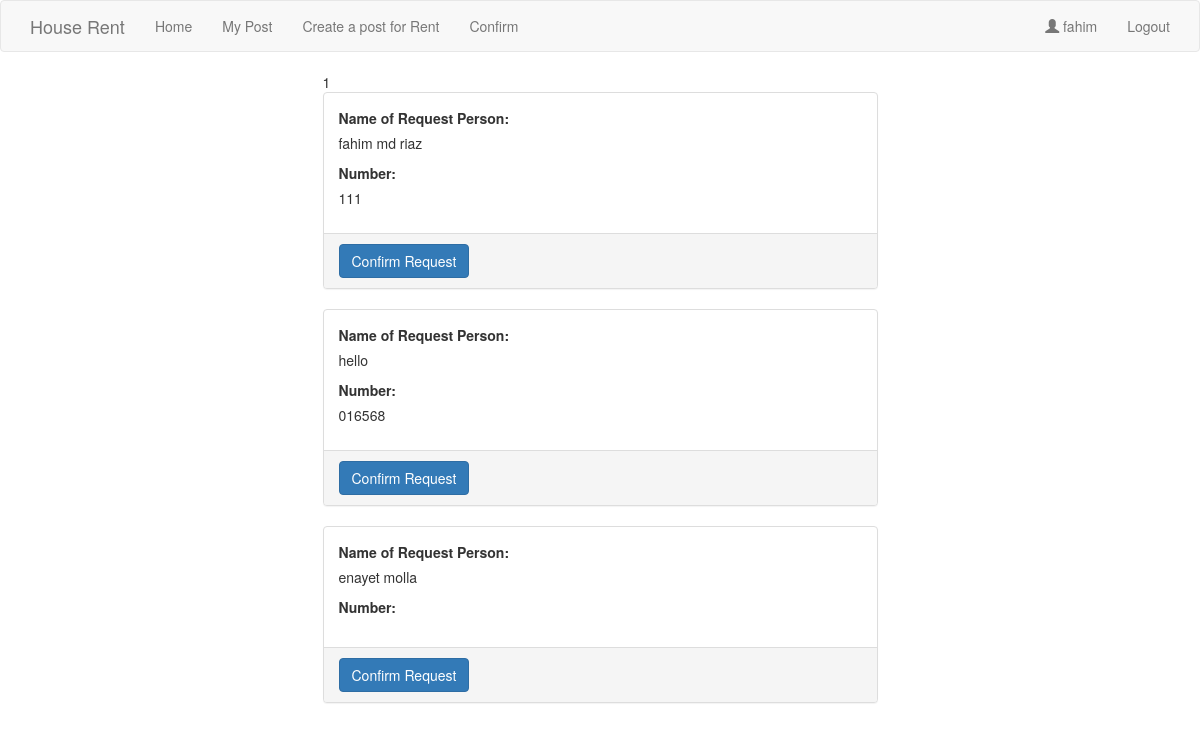
The page /offer.php?id=1 (signed in) on the database its author committed.
### tables this page shows
CREATE TABLE `user` (
  `id` int(11) NOT NULL,
  `user_name` varchar(250) NOT NULL,
  `pass` varchar(250) NOT NULL,
  `email` varchar(300) NOT NULL,
  `name` varchar(300) NOT NULL,
  `mobile` varchar(100) NOT NULL
);

CREATE TABLE `offer_confirmed` (
  `id` int(11) NOT NULL,
  `user_id` int(11) NOT NULL,
  `post_id` int(11) NOT NULL,
  `confirm` tinyint(1) NOT NULL
);

### offer.php (the view, shortened to what this page needs)
<?php
include 'partials/main_head.php'
?>
<?php
include "partials/main_head_middle.php";
?>
<?php
include 'partials/navigation.php'
?>
<div class="container">
    <div class="row">
        <div class="col-md-6 col-md-offset-3">
<?php
    if (isset($_GET['id'])){
        $id = $_GET['id'];
        $query = "select user.name,user.mobile,offer_confirmed.id from  offer_confirmed JOIN user on offer_confirmed.user_id = user.id WHERE post_id = '$id'";
        if($connect->query($query)){
            echo "1";
            $result = $connect->query($query);
            while ($result2 = $result->fetch_assoc()){
                ?>
<div class="panel panel-default">
    <div class="panel-body">
        <div class="">
            <label>Name of Request Person:</label>
            <p><?php echo $result2['name']; ?></p>
            <label>Number:</label>
            <p> <?php echo $result2['mobile']; ?></p>
        </div>
    </div>
    <div class="panel-footer">
        <form action="<?php echo $_SERVER['PHP_SELF'] ?>" method="post">
            <input type="submit" class="btn btn-primary" name="request" value="Confirm Request">
        </form>
    </div>
</div>
<?php
            }
        }
    }
?>
        </div>
    </div>
</div>
<?php
include 'partials/main_footer.php'
?>

### partials/navigation.php (shortened to what this page needs)
<nav class="navbar navbar-default">
    <div class="container">
        <div class="navbar-header">
            <a class="navbar-brand" href="index.php">House Rent</a>
        </div>
        <ul class="nav navbar-nav">
            <?php
            if (isset($_SESSION['user_id'])){
            ?>
            <li><a href="main.php">Home</a></li>
            <li><a href="post.php">My Post</a></li>
                <li><a href="create_post.php">Create a post for Rent</a></li>
                <li><a href="confirm.php">Confirm</a></li>
            <?php } ?>
        </ul>
        <ul class="nav navbar-nav navbar-right">
            <?php
            if (!isset($_SESSION['user_id'])){
            ?>
            <li><a href="register.php"><span class="glyphicon glyphicon-user"></span> Sign Up</a></li>
            <li><a href="login.php"><span class="glyphicon glyphicon-log-in"></span> Login</a></li>
            <?php }else{
                ?>
            <?php
                $user_id = $_SESSION['user_id'];
                $query = "select user_name from user WHERE id = '$user_id'";
                if($connect->query($query)){
                    $result = $connect->query($query);
                    $result2 = $result->fetch_assoc();
                }
                ?>
                <li><a href=""><span class="glyphicon glyphicon-user"></span> <?php  echo $result2['user_name']; ?></a></li>
                <li><a href="logout.php">Logout</a></li>
            <?php
            } ?>
        </ul>
    </div>
</nav>

### rows shown on the page
user: user_name "fahim"
offer_confirmed: user.name "fahim md riaz", user.mobile "111"
offer_confirmed: user.name "hello", user.mobile "016568"
offer_confirmed: user.name "enayet molla"
